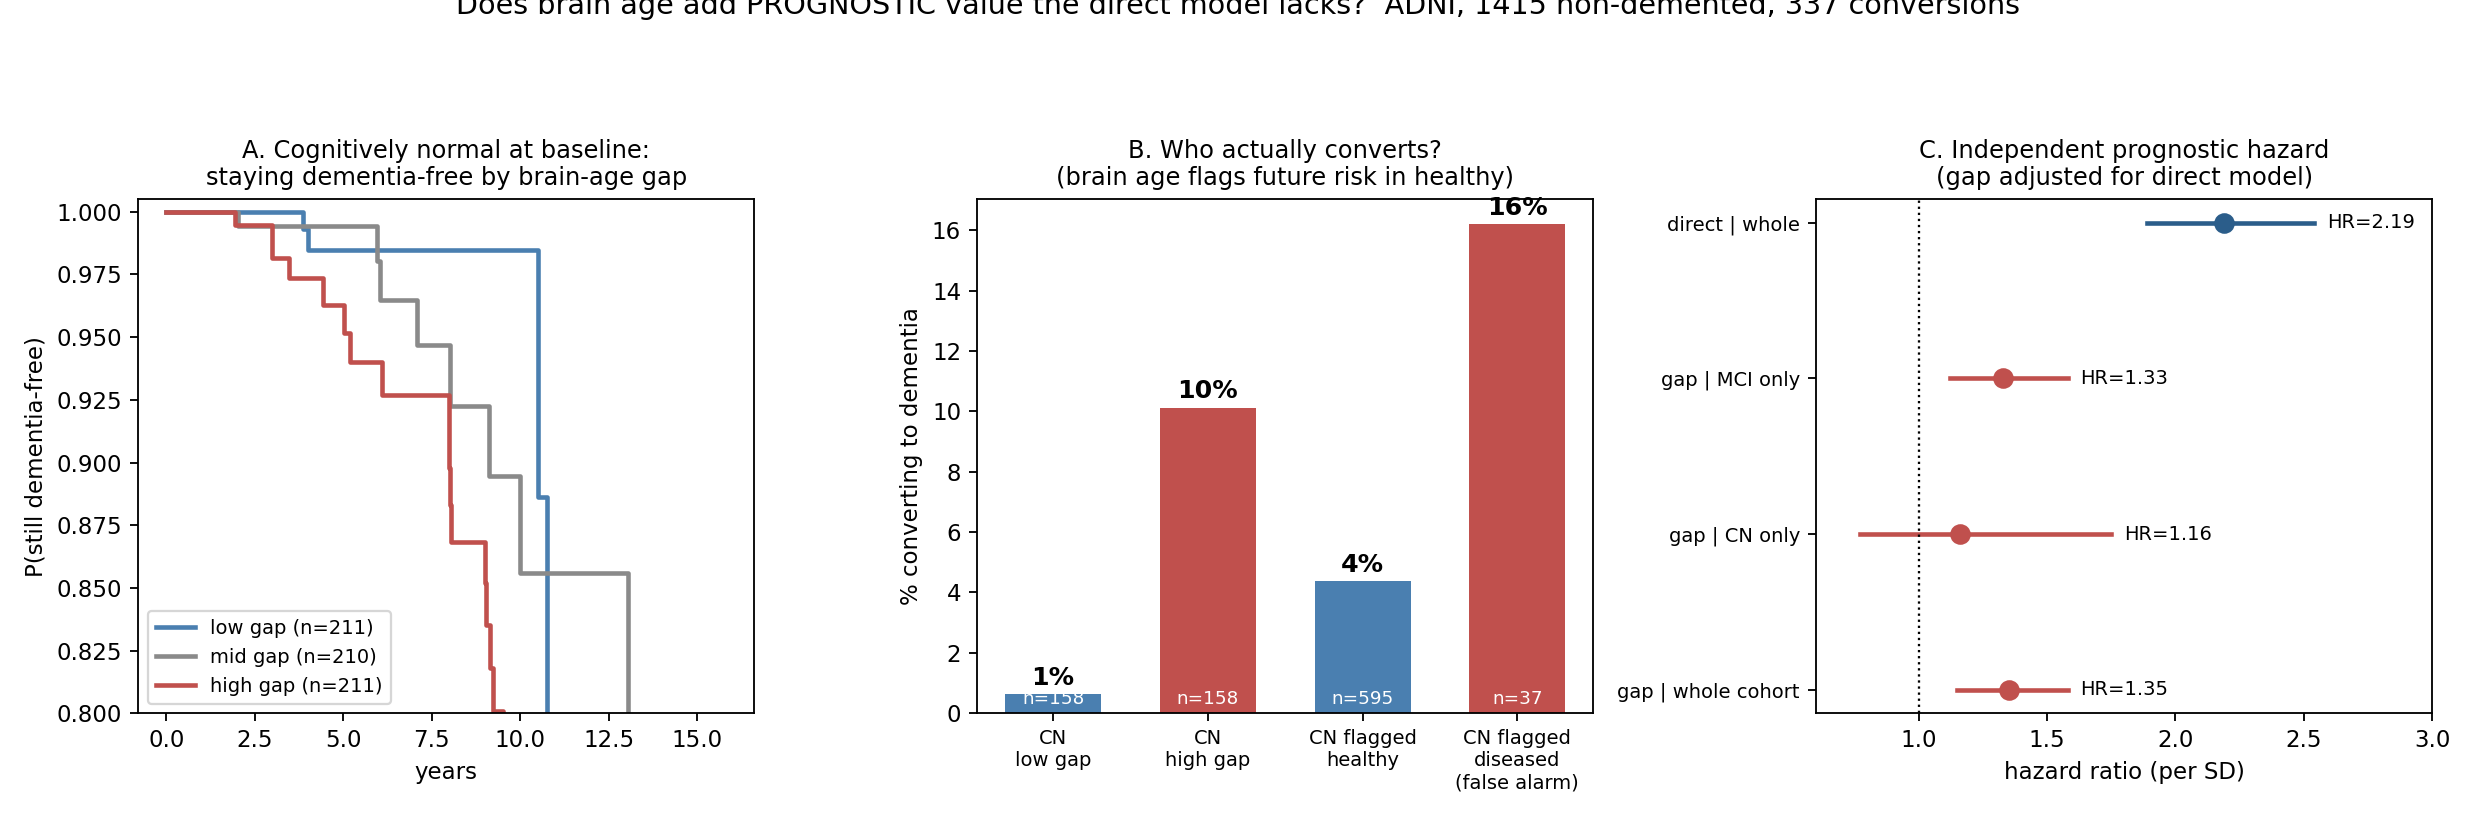

This figure's Python source:
#!/usr/bin/env python
# -*- coding: utf-8 -*-
import matplotlib
matplotlib.use("Agg")
import matplotlib.pyplot as plt
import numpy as np
import pandas as pd
from lifelines import KaplanMeierFitter

OUT = r"C:\Users\Sibetalaee\Desktop\PhD\Brain Age Estimation\pilot"
df = pd.read_csv(f"{OUT}/exp6_prognostic.csv")

fig = plt.figure(figsize=(15, 5.0))

# ---- Panel A: KM in cognitively-normal, split by brain-age gap tertile
ax = fig.add_subplot(1, 3, 1)
cn = df[df.bdx == "CN"].copy()
q = cn.gap.quantile([1/3, 2/3]).values
cn["grp"] = np.where(cn.gap <= q[0], "low", np.where(cn.gap >= q[1], "high", "mid"))
kmf = KaplanMeierFitter()
for g, col in [("low", "#4a7fb0"), ("mid", "#8a8a8a"), ("high", "#c0504d")]:
    s = cn[cn.grp == g]
    kmf.fit(s.t, s.event, label=f"{g} gap (n={len(s)})")
    kmf.plot_survival_function(ax=ax, ci_show=False, color=col, lw=2)
ax.set_title("A. Cognitively normal at baseline:\nstaying dementia-free by brain-age gap",
             fontsize=10.5)
ax.set_xlabel("years"); ax.set_ylabel("P(still dementia-free)")
ax.set_ylim(0.8, 1.005); ax.legend(fontsize=8.5, loc="lower left")

# ---- Panel B: conversion rates
ax = fig.add_subplot(1, 3, 2)
cats = ["CN\nlow gap", "CN\nhigh gap", "CN flagged\nhealthy", "CN flagged\ndiseased\n(false alarm)"]
lo = cn[cn.gap < cn.gap.quantile(.25)]
hi = cn[cn.gap > cn.gap.quantile(.75)]
cnf = df[df.bdx == "CN"].copy()
cnf["flag"] = (cnf.direct > 0.5).astype(int)
rates = [100*lo.event.mean(), 100*hi.event.mean(),
         100*cnf[cnf.flag == 0].event.mean(), 100*cnf[cnf.flag == 1].event.mean()]
ns = [len(lo), len(hi), (cnf.flag == 0).sum(), (cnf.flag == 1).sum()]
bars = ax.bar(range(4), rates, color=["#4a7fb0", "#c0504d", "#4a7fb0", "#c0504d"], width=.62)
for i, (r, n) in enumerate(zip(rates, ns)):
    ax.text(i, r + 0.3, f"{r:.0f}%", ha="center", fontsize=11, fontweight="bold")
    ax.text(i, 0.3, f"n={n}", ha="center", fontsize=8, color="white")
ax.set_xticks(range(4)); ax.set_xticklabels(cats, fontsize=8.5)
ax.set_ylabel("% converting to dementia")
ax.set_title("B. Who actually converts?\n(brain age flags future risk in healthy)",
             fontsize=10.5)

# ---- Panel C: hazard ratios (forest)
ax = fig.add_subplot(1, 3, 3)
rows = [("gap | whole cohort", 1.35, 1.15, 1.58),
        ("gap | CN only",      1.16, 0.77, 1.75),
        ("gap | MCI only",     1.33, 1.12, 1.58),
        ("direct | whole",     2.19, 1.89, 2.54)]
ypos = range(len(rows))
for i, (lab, hr, lo_, hi_) in enumerate(rows):
    col = "#c0504d" if "gap" in lab else "#2b5d8a"
    ax.plot([lo_, hi_], [i, i], color=col, lw=2)
    ax.plot(hr, i, "o", color=col, ms=8)
    ax.text(hi_ + 0.05, i, f"HR={hr:.2f}", va="center", fontsize=8.5)
ax.axvline(1, color="k", ls=":", lw=1)
ax.set_yticks(list(ypos)); ax.set_yticklabels([r[0] for r in rows], fontsize=8.5)
ax.set_xlabel("hazard ratio (per SD)")
ax.set_title("C. Independent prognostic hazard\n(gap adjusted for direct model)",
             fontsize=10.5)
ax.set_xlim(0.6, 3.0)

fig.suptitle("Does brain age add PROGNOSTIC value the direct model lacks?  "
             "ADNI, 1415 non-demented, 337 conversions", fontsize=12.5, y=1.01)
plt.tight_layout(rect=[0, 0, 1, 0.93])
plt.savefig(f"{OUT}/fig9_prognostic.png", dpi=165)
print("saved")
